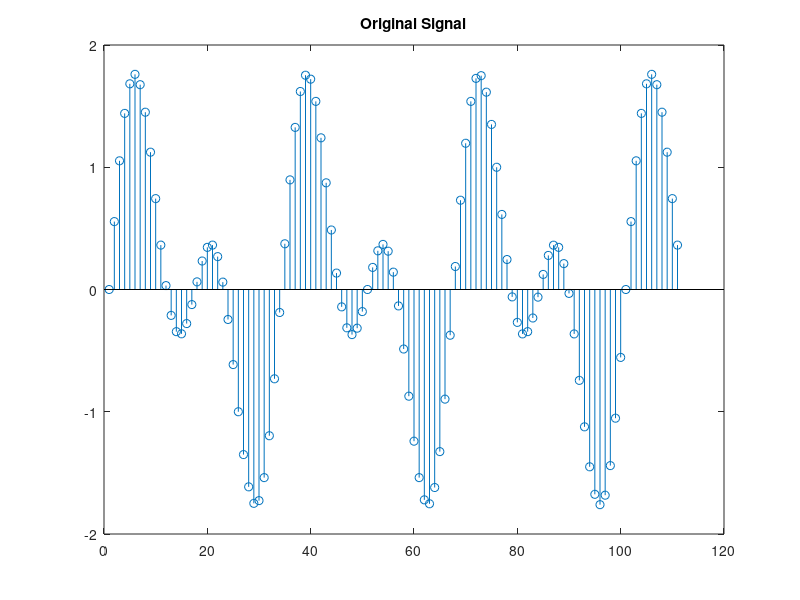
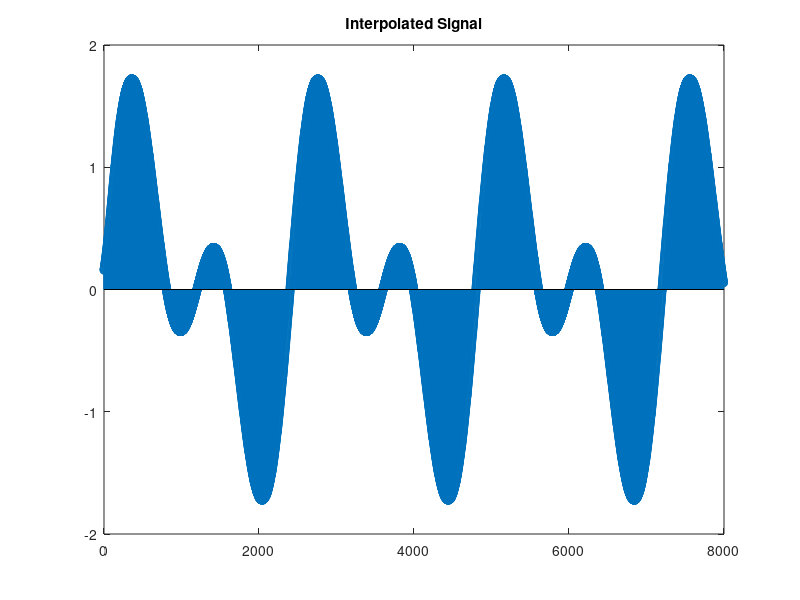
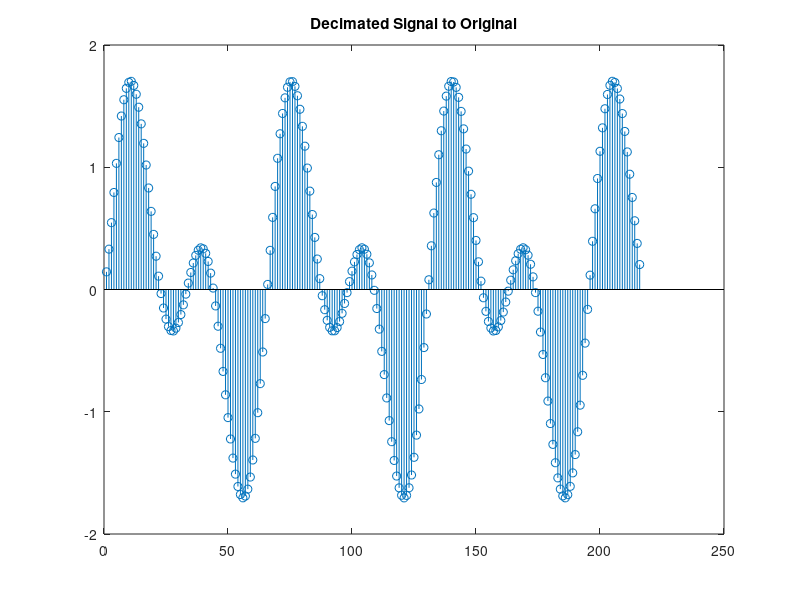

Write MATLAB code to recreate these figures, in order.
close all;
t = 0:0.001:1;     % Time vector
x = sin(2*pi*30*t) + sin(2*pi*60*t);
y = interp(x,72);
stem(x(1:111)); 
title('Original Signal');
figure
stem(y(1:7992)); 
title('Interpolated Signal');
y = decimate(y,37);
figure
stem(y(1:216))                        % Decimated signal
title('Decimated Signal to Original');